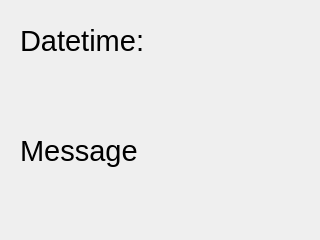
<?xml version="1.0" encoding="UTF-8"?>
<ui version="4.0">
 <class>main_form</class>
 <widget class="QWidget" name="main_form">
  <property name="geometry">
   <rect>
    <x>0</x>
    <y>0</y>
    <width>320</width>
    <height>240</height>
   </rect>
  </property>
  <property name="minimumSize">
   <size>
    <width>320</width>
    <height>240</height>
   </size>
  </property>
  <property name="maximumSize">
   <size>
    <width>640</width>
    <height>480</height>
   </size>
  </property>
  <property name="windowTitle">
   <string>Communicator</string>
  </property>
  <widget class="QLabel" name="label_datetime">
   <property name="geometry">
    <rect>
     <x>20</x>
     <y>10</y>
     <width>381</width>
     <height>61</height>
    </rect>
   </property>
   <property name="font">
    <font>
     <pointsize>22</pointsize>
    </font>
   </property>
   <property name="text">
    <string>Datetime:</string>
   </property>
  </widget>
  <widget class="QLabel" name="label_message">
   <property name="geometry">
    <rect>
     <x>20</x>
     <y>90</y>
     <width>351</width>
     <height>121</height>
    </rect>
   </property>
   <property name="font">
    <font>
     <pointsize>22</pointsize>
    </font>
   </property>
   <property name="text">
    <string>Message</string>
   </property>
  </widget>
 </widget>
 <resources/>
 <connections/>
</ui>
